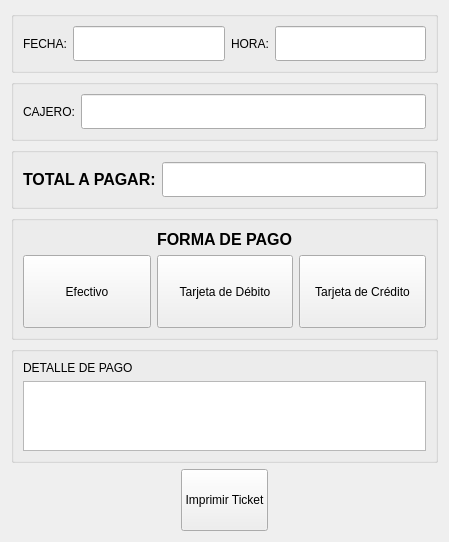
<?xml version="1.0" encoding="UTF-8"?>
<ui version="4.0">
 <class>Form</class>
 <widget class="QWidget" name="Form">
  <property name="geometry">
   <rect>
    <x>0</x>
    <y>0</y>
    <width>449</width>
    <height>542</height>
   </rect>
  </property>
  <property name="windowTitle">
   <string>Form</string>
  </property>
  <layout class="QGridLayout" name="gridLayout_6" rowstretch="10,10,10,20,10,10">
   <item row="0" column="0" colspan="3">
    <widget class="QGroupBox" name="groupBox_3">
     <property name="title">
      <string/>
     </property>
     <layout class="QGridLayout" name="gridLayout_3">
      <item row="0" column="3">
       <widget class="QLineEdit" name="lineEdit_3">
        <property name="sizePolicy">
         <sizepolicy hsizetype="Expanding" vsizetype="Expanding">
          <horstretch>0</horstretch>
          <verstretch>0</verstretch>
         </sizepolicy>
        </property>
       </widget>
      </item>
      <item row="0" column="0">
       <widget class="QLabel" name="label_3">
        <property name="text">
         <string>FECHA:</string>
        </property>
       </widget>
      </item>
      <item row="0" column="1">
       <widget class="QLineEdit" name="lineEdit_2">
        <property name="sizePolicy">
         <sizepolicy hsizetype="Expanding" vsizetype="Expanding">
          <horstretch>0</horstretch>
          <verstretch>0</verstretch>
         </sizepolicy>
        </property>
       </widget>
      </item>
      <item row="0" column="2">
       <widget class="QLabel" name="label_4">
        <property name="text">
         <string>HORA:</string>
        </property>
       </widget>
      </item>
     </layout>
    </widget>
   </item>
   <item row="1" column="0" colspan="3">
    <widget class="QGroupBox" name="groupBox_4">
     <property name="title">
      <string/>
     </property>
     <layout class="QGridLayout" name="gridLayout_4">
      <item row="0" column="1">
       <widget class="QLineEdit" name="lineEdit_5">
        <property name="sizePolicy">
         <sizepolicy hsizetype="Expanding" vsizetype="Expanding">
          <horstretch>0</horstretch>
          <verstretch>0</verstretch>
         </sizepolicy>
        </property>
       </widget>
      </item>
      <item row="0" column="0">
       <widget class="QLabel" name="label_5">
        <property name="text">
         <string>CAJERO:</string>
        </property>
       </widget>
      </item>
     </layout>
    </widget>
   </item>
   <item row="2" column="0" colspan="3">
    <widget class="QGroupBox" name="groupBox">
     <property name="title">
      <string/>
     </property>
     <layout class="QGridLayout" name="gridLayout">
      <item row="0" column="0">
       <widget class="QLabel" name="label">
        <property name="font">
         <font>
          <pointsize>12</pointsize>
          <weight>75</weight>
          <bold>true</bold>
         </font>
        </property>
        <property name="text">
         <string>TOTAL A PAGAR:</string>
        </property>
       </widget>
      </item>
      <item row="0" column="1">
       <widget class="QLineEdit" name="lineEdit">
        <property name="sizePolicy">
         <sizepolicy hsizetype="Expanding" vsizetype="Expanding">
          <horstretch>0</horstretch>
          <verstretch>0</verstretch>
         </sizepolicy>
        </property>
       </widget>
      </item>
     </layout>
    </widget>
   </item>
   <item row="3" column="0" colspan="3">
    <widget class="QGroupBox" name="groupBox_2">
     <property name="title">
      <string/>
     </property>
     <layout class="QGridLayout" name="gridLayout_2">
      <item row="1" column="1">
       <widget class="QPushButton" name="pushButton">
        <property name="sizePolicy">
         <sizepolicy hsizetype="Minimum" vsizetype="Expanding">
          <horstretch>0</horstretch>
          <verstretch>0</verstretch>
         </sizepolicy>
        </property>
        <property name="text">
         <string>Efectivo</string>
        </property>
       </widget>
      </item>
      <item row="1" column="2">
       <widget class="QPushButton" name="pushButton_2">
        <property name="sizePolicy">
         <sizepolicy hsizetype="Minimum" vsizetype="Expanding">
          <horstretch>0</horstretch>
          <verstretch>0</verstretch>
         </sizepolicy>
        </property>
        <property name="text">
         <string>Tarjeta de Débito</string>
        </property>
       </widget>
      </item>
      <item row="1" column="3">
       <widget class="QPushButton" name="pushButton_3">
        <property name="sizePolicy">
         <sizepolicy hsizetype="Minimum" vsizetype="Expanding">
          <horstretch>0</horstretch>
          <verstretch>0</verstretch>
         </sizepolicy>
        </property>
        <property name="text">
         <string>Tarjeta de Crédito</string>
        </property>
       </widget>
      </item>
      <item row="0" column="2">
       <widget class="QLabel" name="label_2">
        <property name="font">
         <font>
          <pointsize>12</pointsize>
          <weight>75</weight>
          <bold>true</bold>
         </font>
        </property>
        <property name="text">
         <string>FORMA DE PAGO</string>
        </property>
       </widget>
      </item>
     </layout>
    </widget>
   </item>
   <item row="4" column="0" colspan="3">
    <widget class="QGroupBox" name="groupBox_5">
     <property name="title">
      <string/>
     </property>
     <layout class="QGridLayout" name="gridLayout_5">
      <item row="0" column="0">
       <widget class="QLabel" name="label_6">
        <property name="text">
         <string>DETALLE DE PAGO</string>
        </property>
       </widget>
      </item>
      <item row="1" column="0">
       <widget class="QPlainTextEdit" name="plainTextEdit"/>
      </item>
     </layout>
    </widget>
   </item>
   <item row="5" column="0">
    <spacer name="horizontalSpacer">
     <property name="orientation">
      <enum>Qt::Horizontal</enum>
     </property>
     <property name="sizeHint" stdset="0">
      <size>
       <width>168</width>
       <height>20</height>
      </size>
     </property>
    </spacer>
   </item>
   <item row="5" column="1">
    <widget class="QPushButton" name="pushButton_6">
     <property name="sizePolicy">
      <sizepolicy hsizetype="Minimum" vsizetype="Expanding">
       <horstretch>0</horstretch>
       <verstretch>0</verstretch>
      </sizepolicy>
     </property>
     <property name="text">
      <string>Imprimir Ticket</string>
     </property>
    </widget>
   </item>
   <item row="5" column="2">
    <spacer name="horizontalSpacer_2">
     <property name="orientation">
      <enum>Qt::Horizontal</enum>
     </property>
     <property name="sizeHint" stdset="0">
      <size>
       <width>168</width>
       <height>20</height>
      </size>
     </property>
    </spacer>
   </item>
  </layout>
 </widget>
 <resources/>
 <connections/>
</ui>
